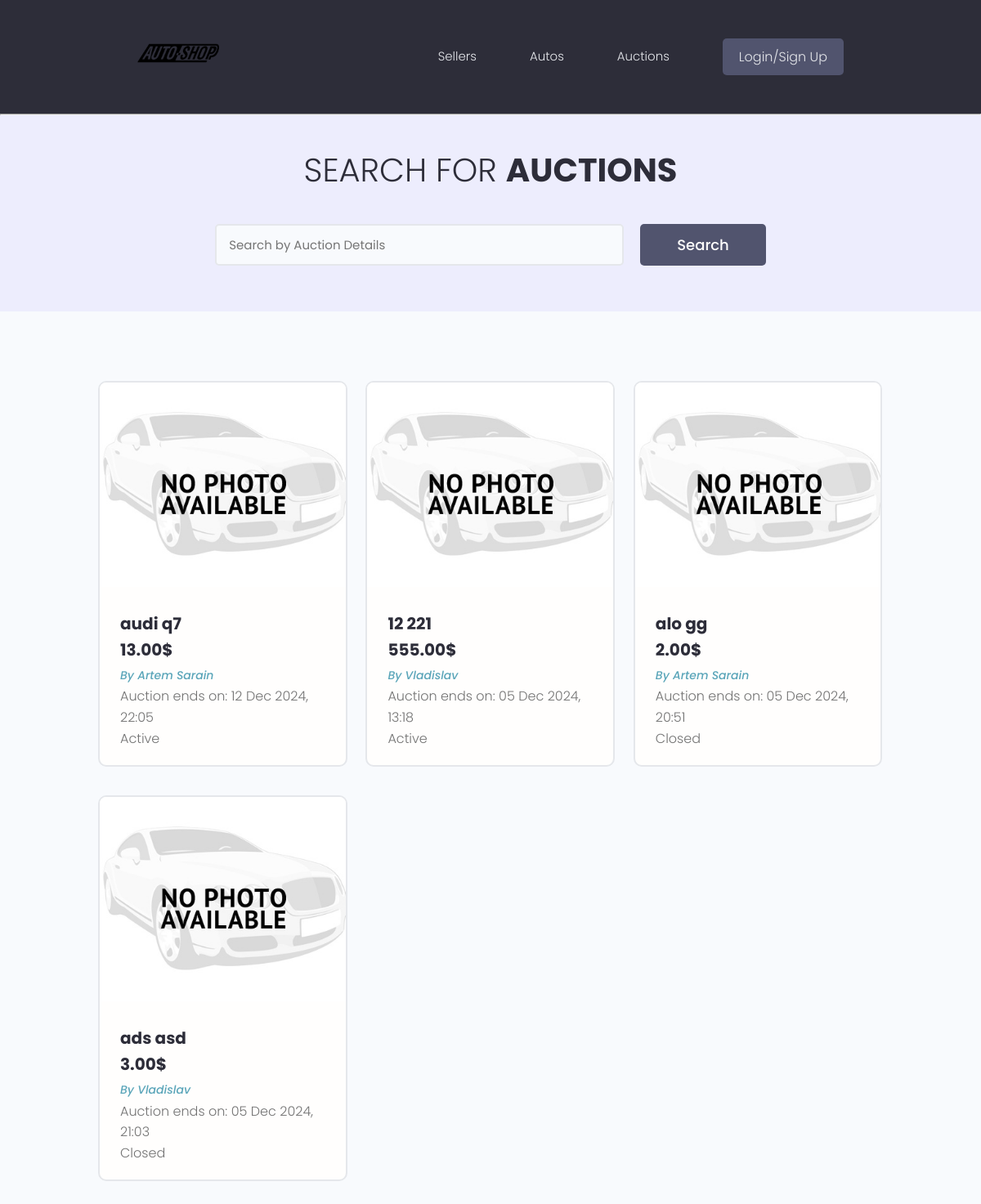
The app's page /auction/all/, older data.
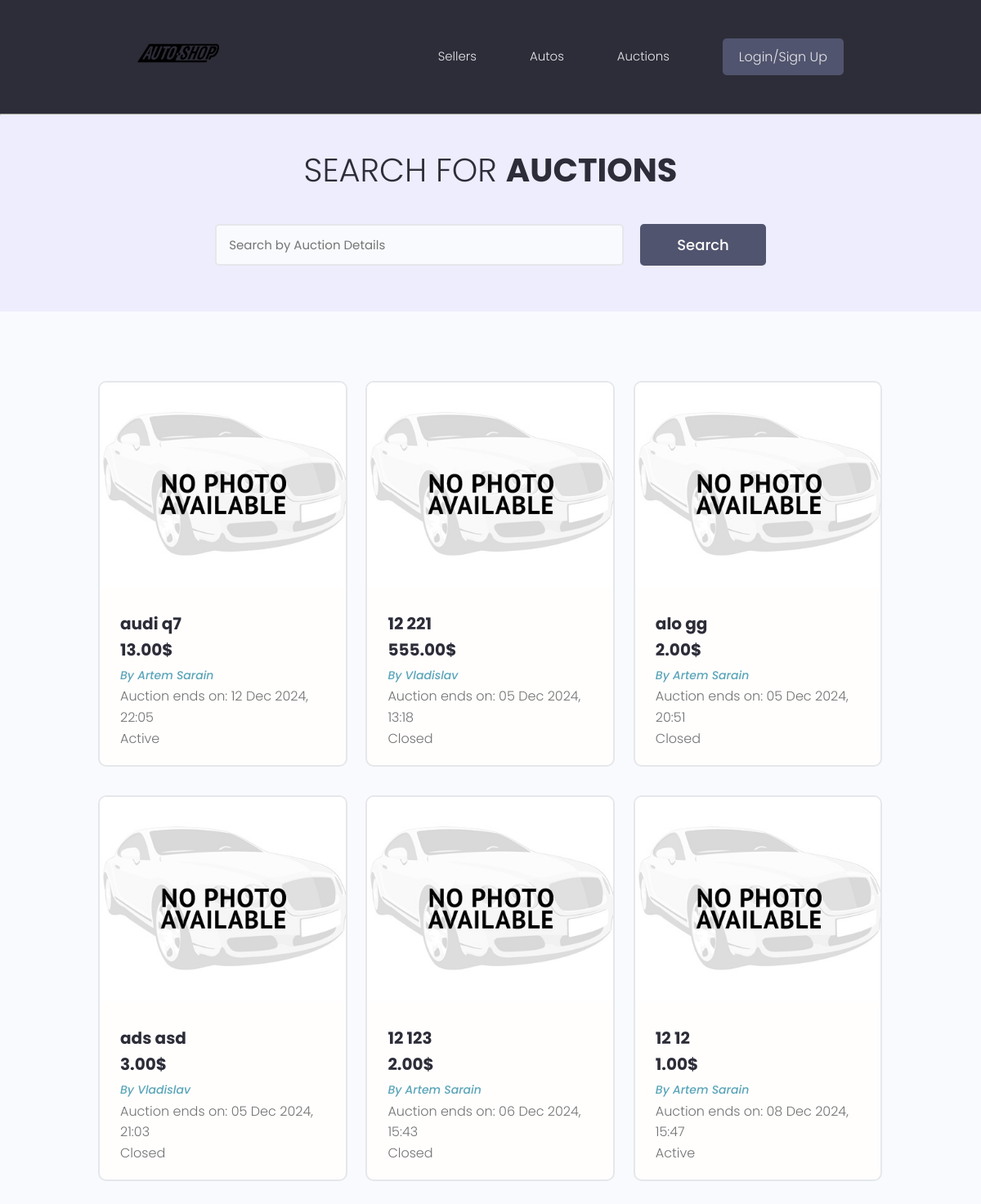
The same page, newer data.
### auction/models.py (models this page shows, shortened)
class Auction(models.Model):
    id = models.BigAutoField(primary_key=True)
    auto = models.ForeignKey(AuctionCar, on_delete=models.CASCADE)
    start_time = models.DateTimeField(auto_now_add=True, editable=True)
    end_time = models.DateTimeField()
    start_price = models.DecimalField(max_digits=10, decimal_places=2)
    current_price = models.DecimalField(max_digits=10, decimal_places=2, default=0)
    is_active = models.BooleanField(default=True)
    owner = models.ForeignKey(Profile, null=True, blank=True, on_delete=models.CASCADE)
    like_count = models.IntegerField(default=0)
    created = models.DateTimeField(auto_now_add=True)

class AuctionCar(models.Model):
    car_brand = models.CharField(max_length=100)
    car_model = models.CharField(max_length=100)
    description = models.TextField(blank=True, null=True)
    featured_image = models.ImageField(null=True, blank=True, default="default-auto.jpg")
    owner = models.ForeignKey(Profile, on_delete=models.CASCADE)

### users/models.py (models this page shows, shortened)
class Profile(models.Model):
    id = models.BigAutoField(primary_key=True)
    user = models.OneToOneField(User, on_delete=models.CASCADE)
    name = models.CharField(max_length=50, null=True, blank=True)
    email = models.EmailField(max_length=254, default="default@example.com")
    username = models.CharField(max_length=50, null=True, blank=True)
    shortbio = models.CharField(max_length=100, null=True, blank=True)
    bio = models.TextField(null=True, blank=True)
    profile_image = models.ImageField(null=True, blank=True, default="profiles/default-user.png", upload_to='profiles/')
    location = models.CharField(max_length=200)
    social_telegram = models.CharField(max_length=500, null=True, blank=True)
    social_youtube = models.CharField(max_length=500, null=True, blank=True)
    vote_total = models.IntegerField(default=0, null=True, blank=True)
    vote_ratio = models.IntegerField(default=0, null=True, blank=True)
    created = models.DateTimeField(auto_now_add=True)

### auction/views.py (the view)
# urls.py: path('all/', views.allAuctions, name='all_auctions'),
def allAuctions(request):
    logger.info("Отримання списку всіх аукціонів.")
    auctions, search_query = searchAuction(request)
    custom_range, auctions = paginateAuctions(request, auctions, 6)
    context = {'auctions': auctions, 'custom_range': custom_range, "search_query": search_query}
    return render(request, 'auction/all_auctions.html', context)

### auction/utils.py (called while the page is built)
def searchAuction(request):
    search_query = ""
    if request.GET.get("search_query"):
        search_query = request.GET.get("search_query")
    auctions = Auction.objects.distinct().filter(
        Q(auto__car_brand__icontains=search_query) |
        Q(auto__car_model__icontains=search_query) |
        Q(owner__name__icontains=search_query)
    )
    return auctions, search_query

def paginateAuctions(request, auctions, results_per_page):
    page = request.GET.get('page')
    paginator = Paginator(auctions, results_per_page)
    try:
        auctions = paginator.page(page)
    except PageNotAnInteger:
        page = 1
        auctions = paginator.page(page)
    except EmptyPage:
        page = paginator.num_pages
        auctions = paginator.page(page)
    left_index = int(page) - 4
    if left_index < 1:
        left_index = 1
    right_index = int(page) + 5
    if right_index > paginator.num_pages:
        right_index = paginator.num_pages + 1
    custom_range = range(left_index, right_index)
    return custom_range, auctions

### auction/templates/auction/all_auctions.html (shortened to what this page needs)
{% extends 'main.html' %}
{% block content %}
<main class="projects">
    <section class="hero-section text-center">
        <div class="container container--narrow">
            <div class="hero-section__box">
                <h2>Search for <span>Auctions</span></h2>
            </div>
            <div class="hero-section__search">
                <form id="searchForm" class="form" action="{% url 'all_auctions' %}" method="get">
                    <div class="form__field">
                        <input class="input input--text" id="formInput#search" type="text" name="search_query"
                               value="{{search_query}}" placeholder="Search by Auction Details"/>
                    </div>
                    <input class="btn btn--sub btn--lg" type="submit" value="Search"/>
                </form>
            </div>
        </div>
    </section>
    <section class="projectsList">
        <div class="container">
            <div class="grid grid--three">
                {% for auction in auctions %}
                <div class="column">
                    <div class="card project">
                        <a href="{% url 'single-auction' auction.id %}" class="project">
                            <img class="project__thumbnail" src="{{ auction.auto.featured_image.url }}"
                                 alt="auction thumbnail"/>
                            <div class="card__body">
                                <h3 class="project__title">{{ auction.auto.car_brand }} {{ auction.auto.car_model }}</h3>
                                <h5 class="project__title">{{ auction.current_price }}$</h5>
                                <p><a class="project__author" href="{% url 'user-profile' auction.owner.id %}">By {{ auction.owner.name }}</a></p>
                                <p class="project__time">Auction ends on: {{ auction.end_time|date:"d M Y, H:i" }}</p>
                                <p class="project__status">
                                    {% if auction.is_active %}
                                    <span class="status active">Active</span>
                                    {% else %}
                                    <span class="status inactive">Closed</span>
                                    {% endif %}
                                </p>
                            </div>
                        </a>
                    </div>
                </div>
                {% endfor %}
            </div>
        </div>
    </section>
</main>
{% endblock content %}

### templates/main.html (shortened to what this page needs)
<!DOCTYPE html>
{% load static %}
<html lang="en">
<head>
    <link rel="stylesheet" href="https://cdn.iconmonstr.com/1.3.0/css/iconmonstr-iconic-font.min.css"/>
    <link rel="stylesheet" href="{% static 'uikit/styles/uikit.css' %}"/>
    <link rel="stylesheet" href="{% static 'styles/app.css' %}"/>
    <link rel="stylesheet" href="https://cdnjs.cloudflare.com/ajax/libs/highlight.js/11.7.0/styles/default.min.css">
</head>
<body>
{% include 'navbar.html' %}
{% block content %}
{% endblock content %}
</body>
</html>

### templates/navbar.html (shortened to what this page needs)
{% load static %}
  <header class="header">
    <div class="container container--narrow">
      <a href="{% url 'all_autos' %}" class="header__logo">
        <img src="{% static 'images/auto-shop.png' %}" alt="AutoSearch Logo"/>
      </a>
      <nav class="header__nav">
        <ul class="header__menu">
          <li class="header__menuItem"><a href="{% url 'profiles' %}">Sellers</a></li>
          <li class="header__menuItem"><a href="{% url 'all_autos' %}">Autos</a></li>
          <li class="header__menuItem"><a href="{% url 'all_auctions' %}">Auctions</a></li>
          {% if request.user.is_authenticated %}
          <li class="header__menuItem"><a href="{% url 'inbox' %}">Inbox</a></li>
          <li class="header__menuItem"><a href="{% url 'account' %}">My Account</a></li>
          <li class="header__menuItem"><a href="{% url 'create-auto' %}">Add Auto</a></li>
          <li class="header__menuItem"><a href="{% url 'create-auction' %}">Create Auction</a></li>
          <li class="header__menuItem"><a href="{% url 'logout' %}" class="btn btn--sub">Logout</a></li>
          {% else %}
          <li class="header__menuItem"><a href="{% url 'login' %}" class="btn btn--sub">Login/Sign Up</a></li>
          {% endif %}
        </ul>
      </nav>
    </div>
  </header>
<hr>

### static/styles/app.css (style rules this page uses)
:root { --color-sub: #2d2d39; }
.btn--sub { background-color: var(--color-sub-light); }
.card { border: 2px solid var(--color-light); }
img { width: 100%; }
.header { position: sticky; z-index: 111; background-color: var(--color-sub); padding: 1.5rem 0; }
.header > .container { display: flex; justify-content: space-between; align-items: center; }
.header__logo > img { height: 100px; width: auto; }
.header__nav > ul { display: inline-flex; align-items: center; list-style: none; gap: 6.5rem; }
.header__menuItem > a { color: var(--color-light); font-weight: 300; }
.hero-section { height: 40vh; display: flex; align-items: center; background-color: var(--color-sub); }
.hero-section__box { margin-bottom: 4rem; }
.hero-section__box > h2, .hero-section__box > h2 > span { font-size: 4rem; color: var(--color-light); line-height: 1.3; text-transform: uppercase; }
.hero-section__box > h2 { font-weight: 300; }
.hero-section__box > h2 > span { font-weight: 700; }
.hero-section__search > .form { display: flex; align-items: center; justify-content: center; gap: 2rem; }
.hero-section__search > .form input.input--text { width: 50rem; }
.project__author { font-size: 1.4rem; font-style: italic; }
.projects > .hero-section { background: var(--color-sub-lighter); height: 30vh; }
.projects .hero-section__box { margin-bottom: 2.5rem; }
.projects .hero-section__box > h2 { color: var(--color-sub); }
.projects .hero-section__box > h2 > span { font-weight: 700; color: var(--color-sub); }
.projectsList { margin-top: 8rem; }
.project__thumbnail { height: 25rem; object-fit: cover; object-position: top center; }
.project__title { font-size: 2rem; font-weight: 700; color: var(--color-sub); }

### static/uikit/styles/modules/_variables.css (style rules this page uses)
:root { --color-main: #5aa5b9; --color-main-light: #e6faff; --color-sub: #3f4156; --color-sub-light: #51546e; --color-sub-lighter: #ededfd; --color-text: #737373; --color-gray: #8b8b8b; --color-light: #e5e7eb; --color-light-gray: #767676; --color-bg: #f8fafd; --color-white: #fffefd; --color-white-light: #f3f3f3; --color-success: #359e64; --color-success-bg: #def8e8; --color-error: #fc4b0b; --color-error-bg: #fff2ee; --font-base: 'Poppins', arial, helvetica, 'Segoe UI', roboto, ubuntu, sans-serif; --font-monospace: 'Fira Code', 'Courier New', courier, monospace; --font-regular: 300; --font-medium: 500; --font-bold: 700; --generic-shadow: 1px 1px 5px #00000010; --generic-transition: all 0.3s ease-in-out; }

### static/uikit/styles/modules/_base.css (style rules this page uses)
* { margin: 0; padding: 0; box-sizing: border-box; text-rendering: optimizeLegibility; color: inherit; font-size: inherit; }
html { font-size: 50%; }
@media only screen and (min-width: 480px) { html { font-size: 56.25%; } }
@media only screen and (min-width: 1200px) { html { font-size: 62.5%; } }
body { line-height: 1.6; font-weight: 400; font-size: 1.5rem; color: var(--color-text); background-color: var(--color-bg); min-height: 100vh; }

### static/uikit/styles/modules/_typography.css (style rules this page uses)
* { font-family: var(--font-base); }
h2 { font-size: 3.6rem; font-weight: var(--font-bold); }
h3 { font-size: 3.2rem; font-weight: var(--font-medium); }
h5 { font-size: 2.4rem; font-weight: var(--font-medium); }
h5, h6 { font-weight: var(--font-regular); }
p, span, strong { font-size: 1.6rem; color: var(--color-text); font-weight: var(--font-regular); }
a { padding-bottom: 2px; text-decoration: none; display: inline-block; color: var(--color-main); font-weight: var(--font-medium); }

### static/uikit/styles/modules/_utilities.css (style rules this page uses)
.container { width: 92%; max-width: 165rem; margin: 0 auto; box-sizing: border-box; }
.container--narrow { width: 92%; max-width: 120rem; }
@media screen and (min-width: 1000px) { .container { width: 90%; } }
@media screen and (min-width: 1000px) { .container--narrow { width: 85%; } }
@media screen and (min-width: 1200px) { .container { width: 80%; } }
@media screen and (min-width: 1200px) { .container--narrow { width: 72%; } }
.text-center { text-align: center; }

### static/uikit/styles/modules/_button.css (style rules this page uses)
.btn { display: inline-block; position: relative; cursor: pointer; background-color: var(--color-light); font-weight: var(--font-medium); color: var(--color-sub); text-decoration: none; padding: 1rem 2rem; border-radius: 0.5rem; border: none; width: -webkit-fit-content; width: -moz-fit-content; width: fit-content; height: -webkit-fit-content; height: -moz-fit-content; height: fit-content; font-size: 1.6rem; outline-width: 0; outline-color: transparent; -webkit-backface-visibility: hidden; backface-visibility: hidden; transition: all 0.3s ease-in-out; }
.btn--sub { background-color: var(--color-sub); color: var(--color-white); }
.btn--lg { font-size: 1.8rem; padding: 1.2rem 4.5rem; }

Row changes from the older to the newer data that the page shows:
changed Auction "05 Dec 2024, 13:18": is_active "Active" → "Closed"
added Auction: auto.featured_image (placeholder picture), auto.car_brand "12", auto.car_model "123", current_price "2.00", owner.name "Artem Sarain", end_time "06 Dec 2024, 15:43", is_active "Closed"
added Auction: auto.featured_image (placeholder picture), auto.car_brand "12", auto.car_model "12", current_price "1.00", owner.name "Artem Sarain", end_time "08 Dec 2024, 15:47", is_active "Active"
